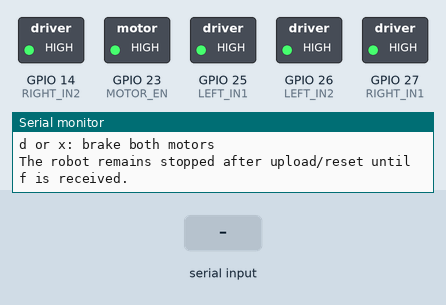
Recording of a sketch running on a simulated ESP32. Parts: switched loads named in the sketch (green lamp = pin HIGH), the last lines printed to the serial monitor. The inputs (shaded band) are chosen by the test bench.

Above: at 1.2 s.
1.3 s: "f" received over Serial
At 2.4 s:
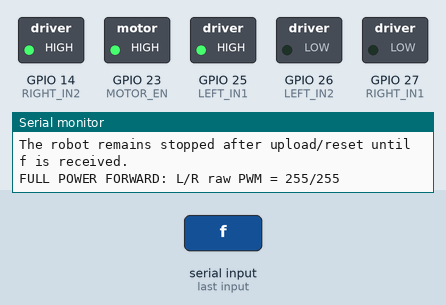
2.8 s: "d" received over Serial
At 3.6 s:
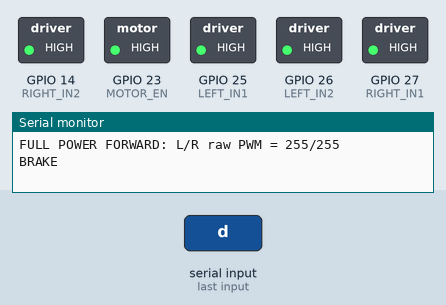
4.3 s: "F" received over Serial
At 4.7 s:
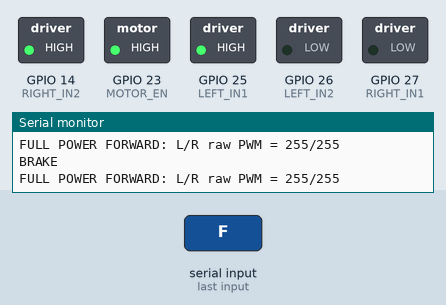
5.8 s: "D" received over Serial
At 7.1 s:
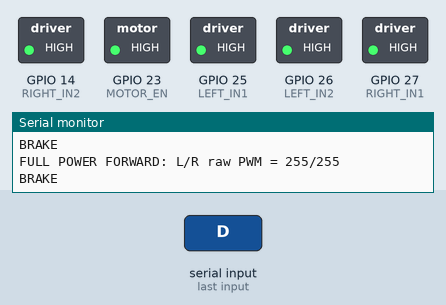
Timing chart, 0 to 8.3 s (numbered marks = the images above; inputs shaded):
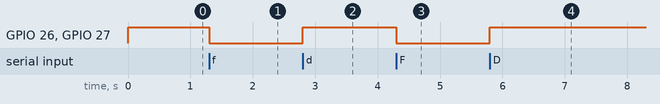

The sketch:

motor_full_power.ino
```cpp
// Full-power forward motor calibration.
// USB Serial at 115200 baud: f = full power forward, d/x = brake.

constexpr int LEFT_IN1 = 25;
constexpr int LEFT_IN2 = 26;
constexpr int RIGHT_IN1 = 27;
constexpr int RIGHT_IN2 = 14;
constexpr int MOTOR_EN = 23;
constexpr int FULL_PWM = 255;

void brakeMotor(int in1, int in2) {
  analogWrite(in1, 255);
  analogWrite(in2, 255);
}

void driveMotorForward(int in1, int in2, bool reversePolarity) {
  analogWrite(in1, reversePolarity ? 0 : FULL_PWM);
  analogWrite(in2, reversePolarity ? FULL_PWM : 0);
}

void brakeBoth() {
  brakeMotor(LEFT_IN1, LEFT_IN2);
  brakeMotor(RIGHT_IN1, RIGHT_IN2);
}

void fullPowerForward() {
  // The right motor has reversed electrical polarity because of its mounting.
  driveMotorForward(LEFT_IN1, LEFT_IN2, false);
  driveMotorForward(RIGHT_IN1, RIGHT_IN2, true);
}

void setup() {
  Serial.begin(115200);

  pinMode(MOTOR_EN, OUTPUT);
  digitalWrite(MOTOR_EN, LOW);

  pinMode(LEFT_IN1, OUTPUT);
  pinMode(LEFT_IN2, OUTPUT);
  pinMode(RIGHT_IN1, OUTPUT);
  pinMode(RIGHT_IN2, OUTPUT);

  brakeBoth();
  digitalWrite(MOTOR_EN, HIGH);

  Serial.println("Full-power forward motor calibration ready.");
  Serial.println("f: both motors forward at raw PWM 255");
  Serial.println("d or x: brake both motors");
  Serial.println("The robot remains stopped after upload/reset until f is received.");
}

void loop() {
  if (!Serial.available()) return;

  const char command = Serial.read();
  if (command == 'f' || command == 'F') {
    fullPowerForward();
    Serial.println("FULL POWER FORWARD: L/R raw PWM = 255/255");
  } else if (command == 'd' || command == 'D' ||
             command == 'x' || command == 'X') {
    brakeBoth();
    Serial.println("BRAKE");
  }
}
```

Measured:
- after the input at 1.3 s, GPIO 26 (LEFT_IN2), GPIO 27 (RIGHT_IN1): HIGH → LOW at once
- after the input at 2.8 s, GPIO 26 (LEFT_IN2), GPIO 27 (RIGHT_IN1): LOW → HIGH at once
- after the input at 4.3 s, GPIO 26 (LEFT_IN2), GPIO 27 (RIGHT_IN1): HIGH → LOW at once
- after the input at 5.8 s, GPIO 26 (LEFT_IN2), GPIO 27 (RIGHT_IN1): LOW → HIGH at once
